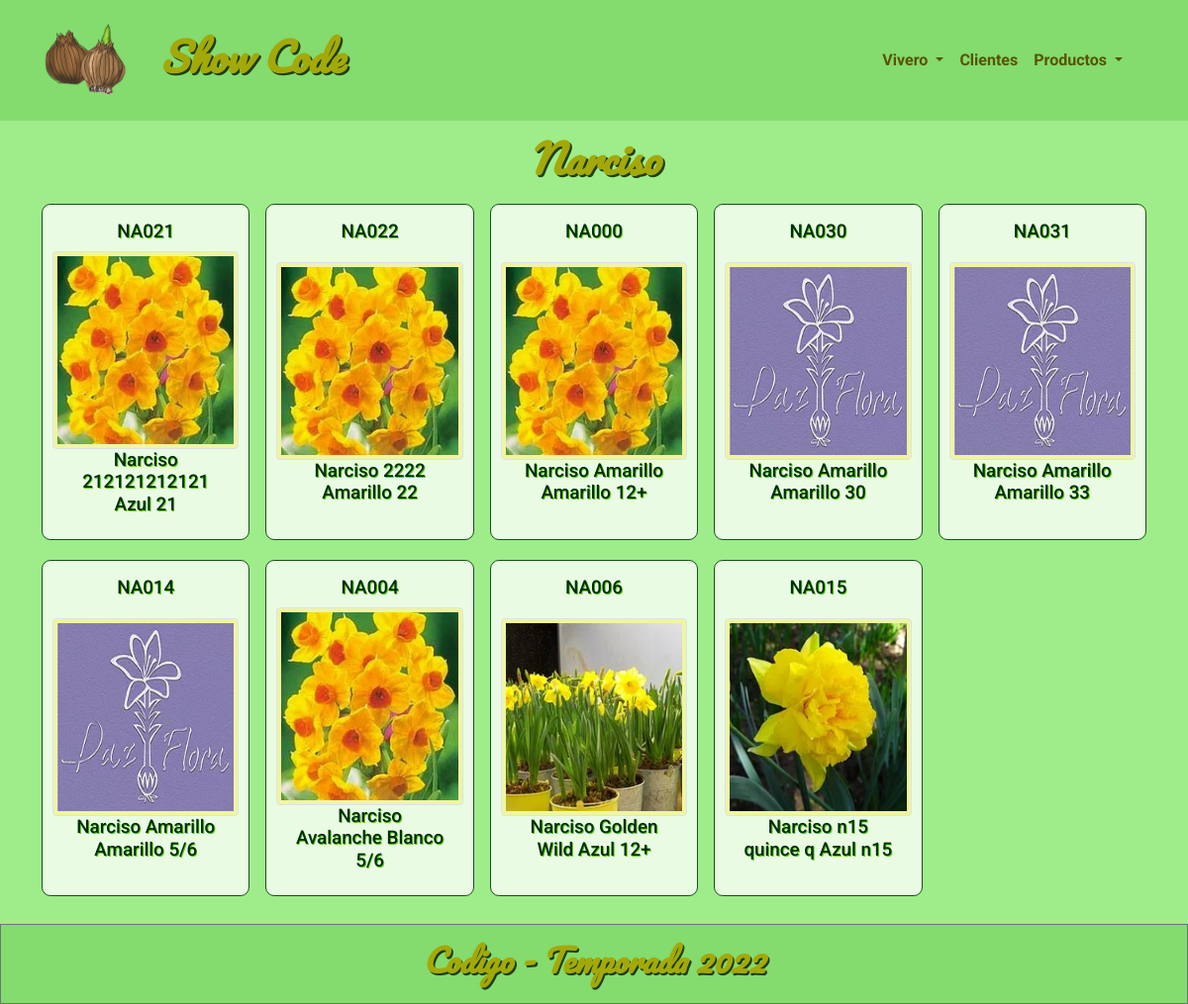
Screenshot of /Narcisos/ with the database file from the repository.
### appProduct/models.py (models this page shows, shortened)
class Categoria(models.Model):
        categoria=models.CharField(max_length=25, unique=True)
        slug = models.SlugField(max_length=255)
        orden = models.IntegerField(default=0)
        def __str__(self):
            return self.categoria
        class Meta():
            ordering = ['categoria']

class Bulbo(models.Model):
    codigo=CharField(max_length=10, unique=True)
    categoria=models.ForeignKey(Categoria, related_name='bulbos', on_delete=models.CASCADE)
    variedad=CharField(max_length=12)
    color=models.ForeignKey('color', on_delete=models.DO_NOTHING)
    size=CharField(max_length=10)
    creado_en=models.DateField(auto_now_add=True)
    modificado_en=models.DateField(auto_now=True)
    image = models.ImageField(upload_to=upload_to,blank=True, null=True)
    thumbnail = models.ImageField(upload_to=upload_to,blank=True, null=True)
    @property
    def bulbo(self):
        return "%s %s %s %s"%(self.categoria, self.variedad, self.color, self.size)
    class Meta():
        ordering = ['categoria', 'variedad', 'color', 'size']
        constraints = [models.UniqueConstraint(fields=['categoria', 'variedad', 'color', 'size'], name='articulo')]
        indexes = [
            models.Index(fields=['codigo']),
            models.Index(fields=['categoria', 'variedad', 'color', 'size'], name='bulbo'),]
    def get_thumbnail(self):
        if self.thumbnail:
            return self.thumbnail.url
        else:
            if self.image:
                self.thumbnail=self.make_thumbnail(self.image)
                self.save()
                return self.thumbnail.url
            else:
                return ('/amedia/uploads/placeholder.jpg')

class Color(models.Model):
        color=models.CharField(max_length=20, unique=True)
        def __str__(self):
            return self.color
        class Meta():
            ordering = ['color']

### appProduct/views.py (the view)
# urls.py: path('<slug:category_slug>/', views.category,           name='category'),
def category(request, category_slug):
    print (category_slug)
    categoria = get_object_or_404(Categoria, slug=category_slug)
    return render(request,  'client/gallery_category.html', {'categoria': categoria})

### appProduct/context_processors.py (called while the page is built)
def menu_categorias(request):
    categorias  = Categoria.objects.all()
    return {'menu_categorias': categorias}

### templates/client/gallery_category.html
{% extends '../base.html' %}
{% load static %}
{% block content %}
<div class="p-2">
    <div class="container">
        <div class="container text-center"><span class="me_title"> {{ categoria.categoria }}</span></div>
        <div class="row row-cols-1 row-cols-lg-5 g-2 g-lg-3 mt-0">
            {% for bulbo in categoria.bulbos.all %}
            {% include 'client/gallery_filter.html' %}
            {% endfor %}
        </div>
    </div>
</div>
{% endblock %}

### templates/client/gallery_filter.html
<div class="col-sm d-flex justify-content-center pb-1">
    <div class="card py-3 la_div" style="width: 18rem;">
        <div class="card-body pb-0  pt-0 text-center">
            <h5 class="card-title me_title_img">{{ bulbo.codigo }}</h5>
        </div>
        <div class="text-center">
            <img src=" {{ bulbo.get_thumbnail }}" class="img-fluid img-thumbnail text-center la_img" alt="..."
            style="width:245px;height:200px;">
        </div>
        <div class="card-body pb-0 pt-0">
            <h5 class="card-title me_title_img">{{ bulbo.bulbo }}</h5>
        </div>
    </div>
</div>

### static/css/mystyle.css (style rules this page uses)
body { background-color: hwb(108 54% 7%); }
.me_title { font-family: 'Pacifico', cursive; color: hsl(62, 89%, 35%); font-style: italic; font-weight: bold; text-shadow: 0.05em 0.05em 0em hsla(96, 89%, 11%, 0.945); font-size: calc(1em + 2vw); }
.me_title_img { font-family: 'Roboto', sans-serif; color: hsl(137, 95%, 9%); text-shadow: 0.05em 0.05em 0em hwb(96 4% 22% / 0.945); font-size: calc(1.1em + 0.1vw); text-align: center; }
.la_div { background-color: hwb(105 89% 1%); border: 1.5px solid hwb(120 9% 69%); -moz-border-radius: 9px; -webkit-border-radius: 9px; padding: 10px; }
.la_img { background-color: hwb(64 64% 4%); }

### rows the page displays
Categoria: categoria "Narciso"
Bulbo: codigo "NA021", get_thumbnail (picture), bulbo "Narciso 212121212121 Azul 21"
Bulbo: codigo "NA022", get_thumbnail (picture), bulbo "Narciso 2222 Amarillo 22"
Bulbo: codigo "NA000", get_thumbnail (picture), bulbo "Narciso Amarillo Amarillo 12+"
Bulbo: codigo "NA030", bulbo "Narciso Amarillo Amarillo 30"
Bulbo: codigo "NA031", bulbo "Narciso Amarillo Amarillo 33"
Bulbo: codigo "NA014", bulbo "Narciso Amarillo Amarillo 5/6"
Bulbo: codigo "NA004", get_thumbnail (picture), bulbo "Narciso Avalanche Blanco 5/6"
Bulbo: codigo "NA006", get_thumbnail (picture), bulbo "Narciso Golden Wild Azul 12+"
Bulbo: codigo "NA015", get_thumbnail (picture), bulbo "Narciso n15 quince q Azul n15"
